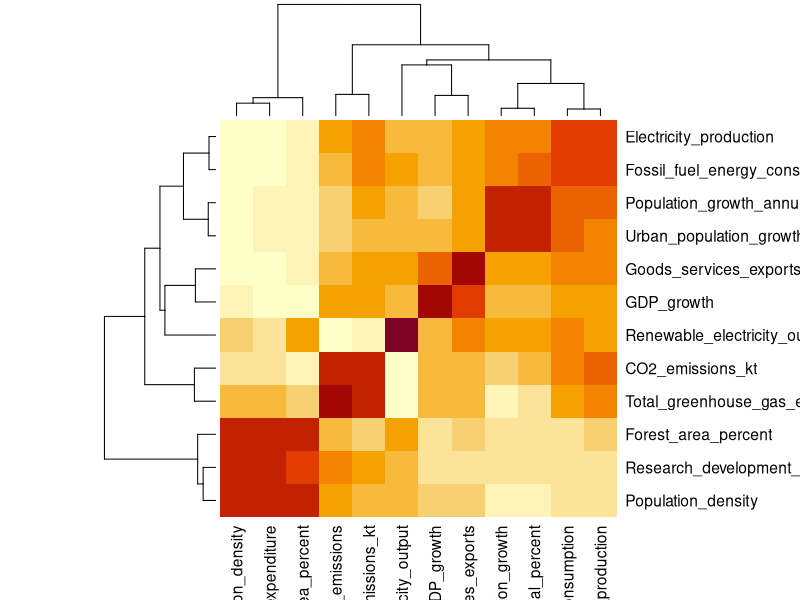

Source code (R):
## ---- chunk 1
library(tidyverse)
library(ggplot2)
library(dplyr)
#install.packages("forecast")
require(forecast)
library(readr)
## ---- chunk 2
## CLEAN THE DATA
co2_data_clean <- read.csv(here::here("dataset/clean_co2.csv"))

for(i in 2:ncol(co2_data_clean)){
  co2_data_clean[,i][(co2_data_clean[,i]==0)] = mean(co2_data_clean[,i])
}

## ---- chunk 3
#Correlation matrix of all variables with all other variables
res = cor(co2_data_clean[2:13])
res

#Correlation of all other variables with CO2 emissions
cor(co2_data_clean[,-1], co2_data_clean$CO2_emissions_kt)

#plot of correlation: heatmap
heatmap(res)

